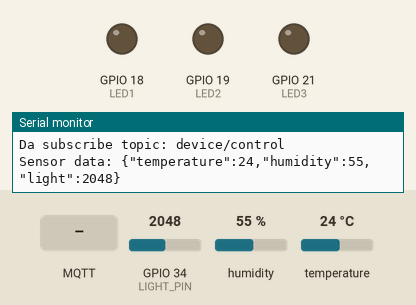
Bench run of a sketch on a simulated ESP32. On the bench: output pins drawn as LEDs (lit = HIGH), the last lines printed to the serial monitor. The test bench sets the inputs (shaded band); at power-on: GPIO 34 (LIGHT_PIN) = 2048, humidity 55 %, temperature 24 °C. WiFi joins after 1.5 s; servers stay silent unless stated; no MQTT or app messages arrive unless stated.

Above: at 2.7 s.
2.8 s: MQTT message "ALL_ON" arrives on the first subscribed topic
At 3.3 s:
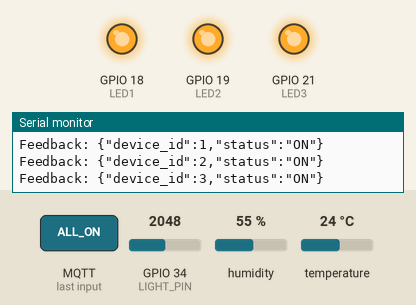
4.3 s: MQTT message "ALL_OFF" arrives on the first subscribed topic
At 5.6 s:
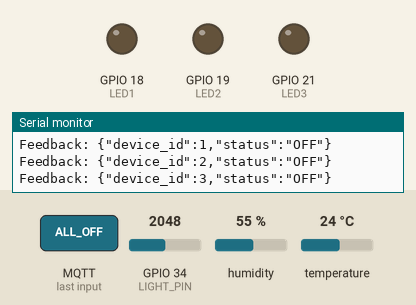
Timing chart, 0 to 7.3 s (numbered marks = the images above; inputs shaded):
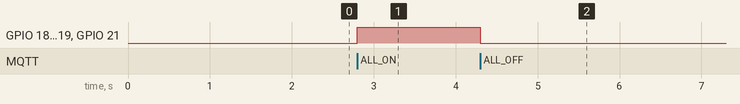

The sketch:

esp32_sensor.ino
```cpp
#include <WiFi.h>
#include <PubSubClient.h>
#include <DHT.h>
#include <ArduinoJson.h>

// ==============================
// CAM BIEN
// ==============================
#define DHT_PIN 4
#define DHT_TYPE DHT11
#define LIGHT_PIN 34

// ==============================
// LED
// ==============================
#define LED1 18
#define LED2 19
#define LED3 21

// ==============================
// WIFI
// ==============================
const char* WIFI_SSID = "Tiendeptrai";
const char* WIFI_PASSWORD = "tttttttt";

// ==============================
// MQTT
// ==============================
const char* MQTT_HOST = "172.20.10.2";
const int MQTT_PORT = 1884;

const char* MQTT_USERNAME = "b23dccn823";
const char* MQTT_PASSWORD = "123456";

// ==============================
// TOPIC
// ==============================
const char* TOPIC_SENSOR = "data/sensor";
const char* TOPIC_CONTROL = "device/control";
const char* TOPIC_FEEDBACK = "device/feedback";

// ==============================
// DOI TUONG
// ==============================
DHT dht(DHT_PIN, DHT_TYPE);

WiFiClient wifiClient;
PubSubClient mqttClient(wifiClient);

unsigned long lastSensorTime = 0;

// Trạng thái nháy không blocking để MQTT vẫn nhận được lệnh điều khiển.
bool blinkActive[3] = {false, false, false};
bool blinkLightOn[3] = {false, false, false};
bool blinkOriginalState[3] = {false, false, false};
unsigned long blinkStartedAt[3] = {0, 0, 0};
bool automaticBlinkEnabled[3] = {false, false, false};

// ==================================================
// GUI FEEDBACK LED
// ==================================================
void sendFeedback(int deviceId, const char* status) {
  JsonDocument doc;
  doc["device_id"] = deviceId;
  doc["status"] = status;

  char json[100];
  serializeJson(doc, json);

  mqttClient.publish(TOPIC_FEEDBACK, json);
  Serial.print("Feedback: ");
  Serial.println(json);
}

void setLed(int pin, bool isOn) {
  digitalWrite(pin, isOn ? HIGH : LOW);
}

int pinForDevice(int deviceId) {
  if (deviceId == 1) return LED1;
  if (deviceId == 2) return LED2;
  if (deviceId == 3) return LED3;
  return 0;
}

void cancelBlink(int deviceId) {
  if (deviceId >= 1 && deviceId <= 3) {
    blinkActive[deviceId - 1] = false;
  }
}

void setAutomaticBlinkEnabled(int deviceId, bool enabled) {
  if (deviceId < 1 || deviceId > 3) return;

  automaticBlinkEnabled[deviceId - 1] = enabled;
  if (!enabled) cancelBlink(deviceId);
}

// One blink is OFF -> ON for 1 second. The original manual state is restored afterwards.
void startBlink(int deviceId, int pin) {
  int index = deviceId - 1;
  if (index < 0 || index >= 3 || blinkActive[index]) return;

  if (!automaticBlinkEnabled[index]) {
    Serial.print("BLINK ignored - device is OFF: ");
    Serial.println(deviceId);
    return;
  }

  blinkActive[index] = true;
  blinkLightOn[index] = false;
  blinkOriginalState[index] = digitalRead(pin) == HIGH;
  blinkStartedAt[index] = millis();
  setLed(pin, false);
  Serial.print("BLINK started - device ");
  Serial.println(deviceId);
}

void updateBlinks() {
  for (int index = 0; index < 3; index++) {
    if (!blinkActive[index]) continue;

    int deviceId = index + 1;
    int pin = pinForDevice(deviceId);
    unsigned long elapsed = millis() - blinkStartedAt[index];

    if (!blinkLightOn[index] && elapsed >= 500) {
      setLed(pin, true);
      blinkLightOn[index] = true;
    }

    if (elapsed >= 1000) {
      setLed(pin, blinkOriginalState[index]);
      blinkActive[index] = false;
      blinkLightOn[index] = false;
      Serial.print("BLINK finished - device ");
      Serial.println(deviceId);
    }
  }
}

// ==================================================
// NHAN LENH MQTT
// ==================================================
void callback(char* topic, byte* payload, unsigned int length) {
  String message = "";
  for (unsigned int i = 0; i < length; i++) {
    message += (char)payload[i];
  }

  Serial.print("Control received: ");
  Serial.println(message);

  // ==================================================
  // BAT TAT TAT CA LED
  // ==================================================
  if (message == "ALL_ON") {
    setAutomaticBlinkEnabled(1, true);
    setAutomaticBlinkEnabled(2, true);
    setAutomaticBlinkEnabled(3, true);
    cancelBlink(1);
    cancelBlink(2);
    cancelBlink(3);
    setLed(LED1, true);
    setLed(LED2, true);
    setLed(LED3, true);

    sendFeedback(1, "ON");
    sendFeedback(2, "ON");
    sendFeedback(3, "ON");
    return;
  }

  if (message == "ALL_OFF") {
    setAutomaticBlinkEnabled(1, false);
    setAutomaticBlinkEnabled(2, false);
    setAutomaticBlinkEnabled(3, false);
    cancelBlink(1);
    cancelBlink(2);
    cancelBlink(3);
    setLed(LED1, false);
    setLed(LED2, false);
    setLed(LED3, false);

    sendFeedback(1, "OFF");
    sendFeedback(2, "OFF");
    sendFeedback(3, "OFF");
    return;
  }

  // ==================================================
  // DIEU KHIEN TUNG LED
  // ==================================================
  JsonDocument doc;
  DeserializationError error = deserializeJson(doc, message);

  if (error) {
    Serial.print("JSON Error: ");
    Serial.println(error.c_str());
    return;
  }

  int deviceId = doc["device_id"];
  String action = doc["action"];

  int pin = pinForDevice(deviceId);
  if (pin == 0) return;

  if (action == "BLINK") {
    startBlink(deviceId, pin);
  } else if (action == "TURN_ON") {
    setAutomaticBlinkEnabled(deviceId, true);
    cancelBlink(deviceId);
    setLed(pin, true);
    sendFeedback(deviceId, "ON");
  } else if (action == "TURN_OFF") {
    setAutomaticBlinkEnabled(deviceId, false);
    cancelBlink(deviceId);
    setLed(pin, false);
    sendFeedback(deviceId, "OFF");
  }
}

// ==================================================
// KET NOI WIFI
// ==================================================
void connectWiFi() {
  Serial.print("Dang ket noi WiFi: ");
  Serial.println(WIFI_SSID);

  WiFi.begin(WIFI_SSID, WIFI_PASSWORD);

  while (WiFi.status() != WL_CONNECTED) {
    delay(500);
    Serial.print(".");
  }

  Serial.println("\nWiFi da ket noi!");
  Serial.print("IP ESP32: ");
  Serial.println(WiFi.localIP());
}

// ==================================================
// KET NOI MQTT
// ==================================================
void connectMQTT() {
  while (!mqttClient.connected()) {
    Serial.print("Dang ket noi MQTT Broker...");
    String clientId = "ESP32-Client-" + String((uint32_t)ESP.getEfuseMac(), HEX);

    if (mqttClient.connect(clientId.c_str(), MQTT_USERNAME, MQTT_PASSWORD)) {
      Serial.println(" Thanh cong!");
      mqttClient.subscribe(TOPIC_CONTROL);
      Serial.print("Da subscribe topic: ");
      Serial.println(TOPIC_CONTROL);
    } else {
      Serial.print(" That bai, rc=");
      Serial.print(mqttClient.state());
      Serial.println(". Thu lai sau 3 giay...");
      delay(3000);
    }
  }
}

void setup() {
  Serial.begin(115200);

  dht.begin();

  pinMode(LED1, OUTPUT);
  pinMode(LED2, OUTPUT);
  pinMode(LED3, OUTPUT);

  digitalWrite(LED1, LOW);
  digitalWrite(LED2, LOW);
  digitalWrite(LED3, LOW);

  connectWiFi();

  mqttClient.setServer(MQTT_HOST, MQTT_PORT);
  mqttClient.setCallback(callback);
}

void loop() {
  if (WiFi.status() != WL_CONNECTED) {
    connectWiFi();
  }

  if (!mqttClient.connected()) {
    connectMQTT();
  }

  mqttClient.loop();
  updateBlinks();

  // Doc cam bien moi 2 giay
  if (millis() - lastSensorTime >= 2000) {
    lastSensorTime = millis();

    float temp = dht.readTemperature();
    float hum = dht.readHumidity();
    int light = analogRead(LIGHT_PIN);

    if (isnan(temp) || isnan(hum)) {
      Serial.println("Loi doc cam bien DHT11!");
      return;
    }

    JsonDocument doc;
    doc["temperature"] = temp;
    doc["humidity"] = hum;
    doc["light"] = light;

    char json[120];
    serializeJson(doc, json);

    mqttClient.publish(TOPIC_SENSOR, json);

    Serial.print("Sensor data: ");
    Serial.println(json);
  }
}
```

Measured:
- after the input at 2.8 s, GPIO 18 (LED1), GPIO 19 (LED2), GPIO 21 (LED3): LOW → HIGH at once
- after the input at 4.3 s, GPIO 18 (LED1), GPIO 19 (LED2), GPIO 21 (LED3): HIGH → LOW at once
